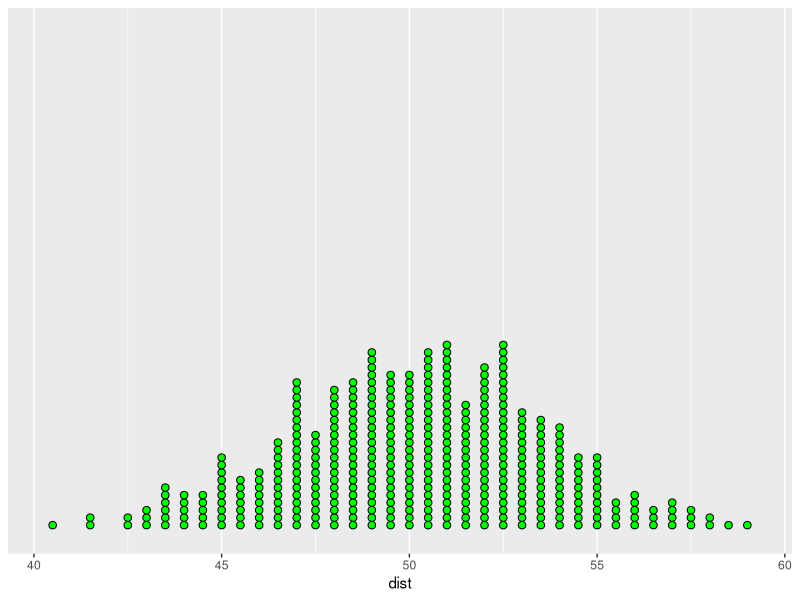

Here is the R script that generated this plot:
## ---- chunk 1
library(ggplot2)
library(dplyr)

set.seed(4444)

dist <- rbinom(400, 200, prob = 0.5)
dist <- data.frame(dist)
dist$dist <- dist$dist/200*100
dist <- arrange(dist, dist)
dist95 <- dist[11:390, ]
dist_out <- (filter(dist, !(dist %in% dist95)))
dist_out <- unlist(dist_out$dist)


dist$highlight <- ifelse(dist$dist %in% dist_out, "highlight", "normal")
mycolours <- c("highlight" = "red", "normal" = "grey50")

mind <- min(dist95)
maxd <- max(dist95)
m <- mean(dist$dist)

g1<- ggplot(dist, aes(x = dist)) +
  geom_dotplot(method = "histodot", binwidth = 0.5, dotsize = 0.4, fill = "Green") +
 scale_y_continuous(breaks=NULL)+
  theme(axis.title.y=element_blank())
print(g1)




## ---- chunk 2
print(paste("95% confidence interval using theory = ", round(prop.test(100*0.5, 100, conf.level=0.95)$conf.int[1]*100, 1), "% to ",
                      round(prop.test(100*0.5, 100, conf.level=0.95)$conf.int[2]*100, 1), "% (Mean = 50%)", sep = ""))
                      
## ---- chunk 3
    library(dplyr)
  set.seed(47464)
    dist <- rbinom(1000, 100, prob = 0.5)
    dist <- data.frame(dist)
    dist <- arrange(dist, dist)
print(paste("95% confidence interval using simulation = ",  round(dist$dist[(1000*0.025)+1],1), "% - ", round(dist$dist[(1000*0.975)], 1), 
                "% (Mean = ", round(mean(dist$dist),1), "%)", sep = ""))
                      
